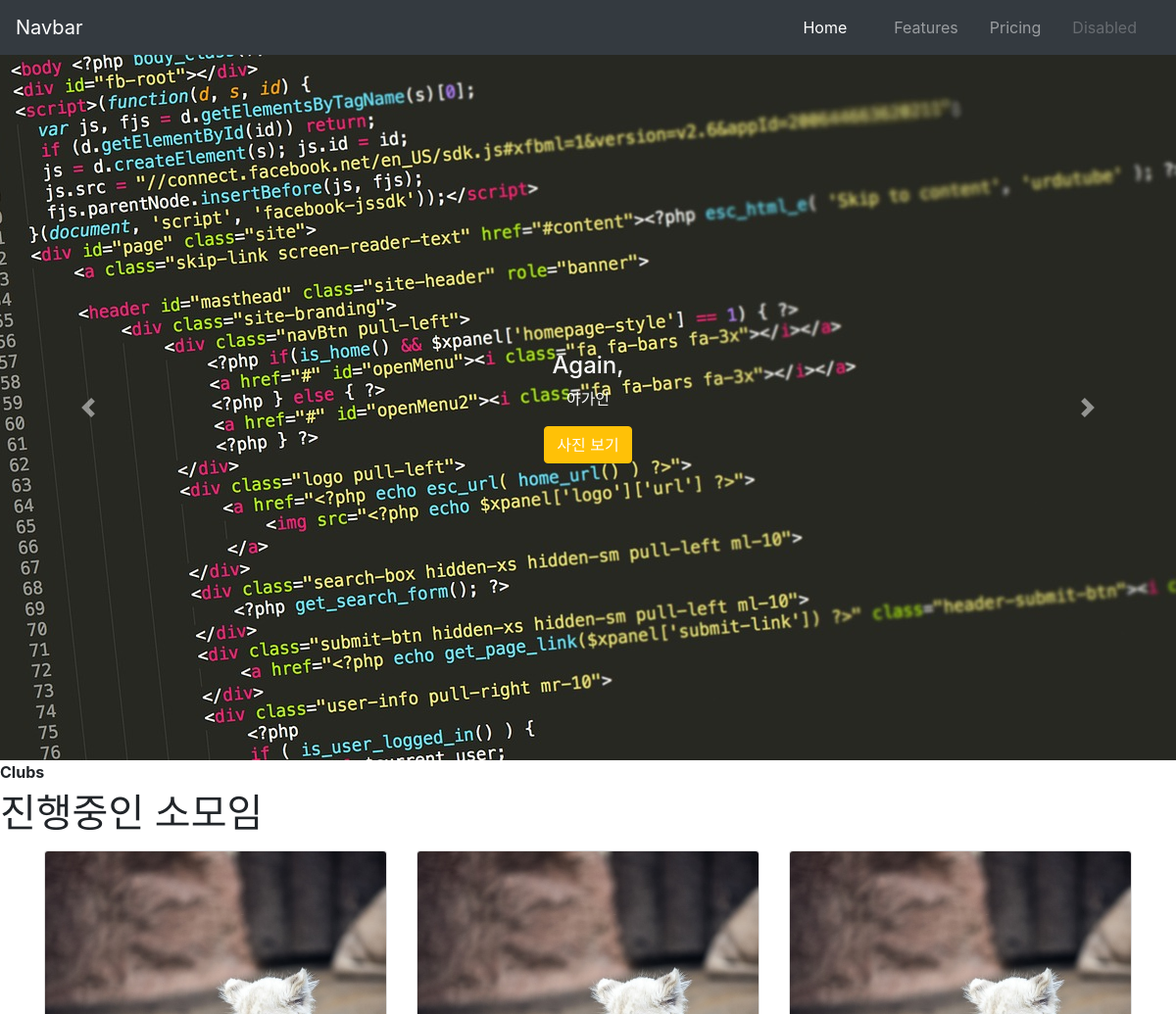
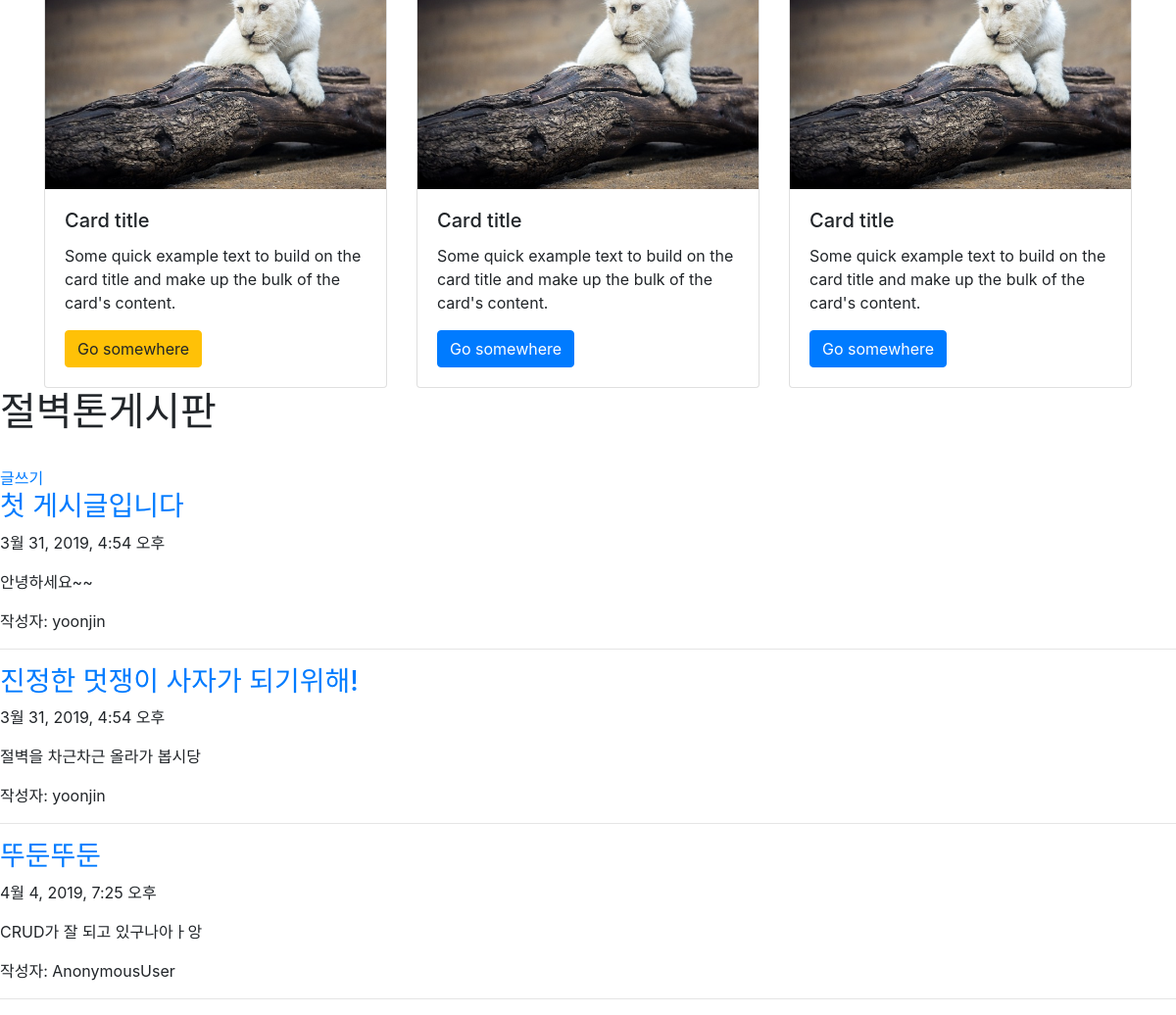
The page / on the database its author committed (2 pictures, top to bottom).
### blog/models.py (models this page shows)
class Post(models.Model):
    title = models.CharField(max_length=200)
    pub_date = models.DateTimeField(default=timezone.now)
    body = models.TextField()
    writer = models.TextField(default='')

### blog/views.py (the view)
# urls.py: 2. Add a URL to urlpatterns:  url(r'^$', views.home, name='home')
def home(request):
    posts = Post.objects.all
    return render(request, 'blog/home.html',{'posts_list':posts})

### blog/templates/blog/home.html (shortened to what this page needs)
{% extends 'blog/base.html' %}
{% load static %}
{% block content %}
<section class="cover">
    <div id="carouselExampleControls" class="carousel slide" data-ride="carousel">
      <div class="carousel-inner">
        <div class="carousel-item active">
            <div class='d-flex flex-column h-100 justify-content-center align-items-center'>
              <h4 class='cover_title text-white'>Again,</h4>
              <p class='cover_text text-white'>아가인</p>
              <a class='btn btn-warning text-white'>사진 보기</a>
            </div>
        </div>
        <a class="carousel-control-prev" href="#carouselExampleControls" role="button" data-slide="prev">
          <span class="carousel-control-prev-icon" aria-hidden="true"></span>
        </a>
        <a class="carousel-control-next" href="#carouselExampleControls" role="button" data-slide="next">
          <span class="carousel-control-next-icon" aria-hidden="true"></span>
        </a>
      </div>
    </div>
</section>
<section class='club'>
  <header class='club_header'>
    <h2 class='club_title'>
      <span class='club_category'>Clubs</span>
      진행중인 소모임
    </h2>
  </header>
  <div class='container'>
    <div class='row'>
      <div class='col-lg-4 col-sm-12'>
        <div class="card">
          <img src="{% static 'blog/images/babylion.jpg'%}" class="card-img-top" alt="...">
          <div class="card-body">
            <h5 class="card-title">Card title</h5>
            <p class="card-text">Some quick example text to build on the card title and make up the bulk of the card's content.</p>
            <a href="#" class="btn btn-warning text_white">Go somewhere</a>
          </div>
        </div>
      </div>
      <div class='col-lg-4 col-sm-12'>
        <div class="card">
          <img src="{% static 'blog/images/babylion.jpg'%}" class="card-img-top" alt="...">
          <div class="card-body">
            <h5 class="card-title">Card title</h5>
            <p class="card-text">Some quick example text to build on the card title and make up the bulk of the card's content.</p>
            <a href="#" class="btn btn-primary">Go somewhere</a>
          </div>
        </div>
      </div>
      <div class='col-lg-4 col-sm-12'>
        <div class="card">
          <img src="{% static 'blog/images/babylion.jpg'%}" class="card-img-top" alt="...">
          <div class="card-body">
            <h5 class="card-title">Card title</h5>
            <p class="card-text">Some quick example text to build on the card title and make up the bulk of the card's content.</p>
            <a href="#" class="btn btn-primary">Go somewhere</a>
          </div>
        </div>
      </div>
    </div>
  </div>
</section>
<h1>절벽톤게시판</h1><br>
<a href="{% url 'new' %}">글쓰기</a>
{% for post in posts_list %}
   <a href="{% url 'post_detail' index=post.pk %}"><h3>{{post.title}}</h3></a>
    <p>{{post.pub_date}}</p>
    <p>{{post.body|linebreaks}}</p>
    <p>작성자: {{post.writer}}</p>
    <hr>
{%endfor%}
{% endblock %}

### blog/templates/blog/base.html (shortened to what this page needs)
{% load static %}
<!doctype html>
<html lang="en">
  <head>
    <link rel="stylesheet" href="https://stackpath.bootstrapcdn.com/bootstrap/4.3.1/css/bootstrap.min.css">
    <link rel="stylesheet" href="{% static 'blog/css/style.css' %}">
  </head>
  <body>
    <header class='header'>
            <nav class="navbar navbar-expand-lg navbar-dark bg-dark">
                <a class="navbar-brand" href="#">Navbar</a>
              <div class="collapse navbar-collapse justify-content-end" id="navbarNav">
                <ul class="navbar-nav">
                  <li class="nav-item active">
                    <a class="nav-link px-lg-4" href="#">Home <span class="sr-only">(current)</span></a>
                  </li>
                  <li class="nav-item">
                    <a class="nav-link px-lg-4" href="#">Features</a>
                  </li>
                  <li class="nav-item">
                    <a class="nav-link px-lg-4k" href="#">Pricing</a>
                  </li>
                  <li class="nav-item">
                    <a class="nav-link px-lg-4 disabled" href="#" tabindex="-1" aria-disabled="true">Disabled</a>
                  </li>
                </ul>
              </div>
            </nav>
        </header>
    {% block content %}
    {% endblock %}
  </body>
</html>

### blog/static/blog/css/style.css (style rules this page uses)
.carousel-item:nth-child(1) { background-image: url(../images/coding.jpg); }
.carousel-item { height:90vh; background-position: center center; background-repeat: no-repeat; background-size: cover; }
.cover { height: 90vh; }
.club_title { font-size:2.5rem; line-height: 1.5; }
.club_category { display: block; font-size: 1rem; font-weight: 700; line-height: 1.5; }
.card { text-align: left; }

### rows shown on the page
Post: title "첫 게시글입니다", pub_date "3월 31, 2019, 4:54 오후", body "안녕하세요~~", writer "yoonjin"
Post: title "진정한 멋쟁이 사자가 되기위해!", pub_date "3월 31, 2019, 4:54 오후", body "절벽을 차근차근 올라가 봅시당", writer "yoonjin"
Post: title "뚜둔뚜둔", pub_date "4월 4, 2019, 7:25 오후", body "CRUD가 잘 되고 있구나아ㅏ앙", writer "AnonymousUser"
